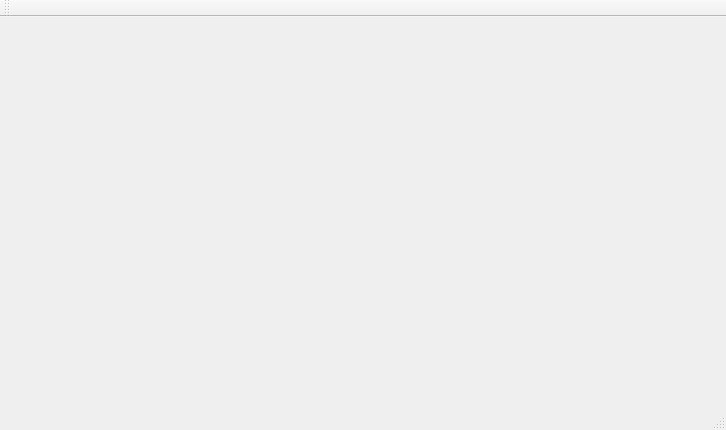
<?xml version="1.0" encoding="UTF-8"?>
<ui version="4.0">
 <class>MainWindow</class>
 <widget class="QMainWindow" name="MainWindow">
  <property name="geometry">
   <rect>
    <x>0</x>
    <y>0</y>
    <width>726</width>
    <height>430</height>
   </rect>
  </property>
  <property name="windowTitle">
   <string>MainWindow</string>
  </property>
  <widget class="QWidget" name="centralWidget"/>
  <widget class="QMenuBar" name="menuBar">
   <property name="geometry">
    <rect>
     <x>0</x>
     <y>0</y>
     <width>726</width>
     <height>25</height>
    </rect>
   </property>
  </widget>
  <widget class="QToolBar" name="mainToolBar">
   <attribute name="toolBarArea">
    <enum>TopToolBarArea</enum>
   </attribute>
   <attribute name="toolBarBreak">
    <bool>false</bool>
   </attribute>
  </widget>
  <widget class="QStatusBar" name="statusBar"/>
 </widget>
 <layoutdefault spacing="6" margin="11"/>
 <resources/>
 <connections/>
</ui>
